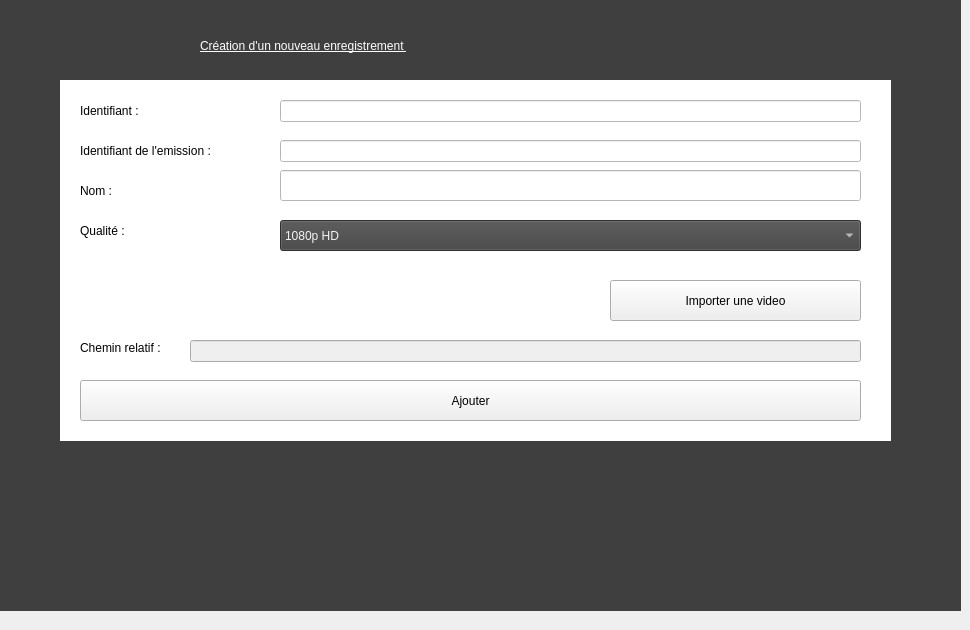
      <widget class="QWidget" name="tab_11">
       <attribute name="title">
        <string>Création </string>
       </attribute>
       <widget class="QLabel" name="label_79">
        <property name="geometry">
         <rect>
          <x>0</x>
          <y>-10</y>
          <width>961</width>
          <height>621</height>
         </rect>
        </property>
        <property name="styleSheet">
         <string notr="true">background-color: rgb(63, 63, 63);</string>
        </property>
        <property name="text">
         <string/>
        </property>
       </widget>
       <widget class="QLabel" name="label_80">
        <property name="geometry">
         <rect>
          <x>60</x>
          <y>80</y>
          <width>831</width>
          <height>361</height>
         </rect>
        </property>
        <property name="styleSheet">
         <string notr="true">background-color: rgb(255, 255, 255);</string>
        </property>
        <property name="text">
         <string/>
        </property>
       </widget>
       <widget class="QLineEdit" name="lineEdit_nomenr">
        <property name="geometry">
         <rect>
          <x>280</x>
          <y>170</y>
          <width>581</width>
          <height>31</height>
         </rect>
        </property>
        <property name="styleSheet">
         <string notr="true">background-color: rgb(255, 255, 255);</string>
        </property>
       </widget>
       <widget class="QPushButton" name="pushButton_30">
        <property name="geometry">
         <rect>
          <x>80</x>
          <y>380</y>
          <width>781</width>
          <height>41</height>
         </rect>
        </property>
        <property name="text">
         <string>Ajouter</string>
        </property>
       </widget>
       <widget class="QLabel" name="label_82">
        <property name="geometry">
         <rect>
          <x>80</x>
          <y>180</y>
          <width>171</width>
          <height>21</height>
         </rect>
        </property>
        <property name="text">
         <string>Nom :</string>
        </property>
       </widget>
       <widget class="QLabel" name="label_83">
        <property name="geometry">
         <rect>
          <x>80</x>
          <y>220</y>
          <width>221</width>
          <height>21</height>
         </rect>
        </property>
        <property name="text">
         <string>Qualité :</string>
        </property>
       </widget>
       <widget class="QComboBox" name="comboBox_qualite_enr">
        <property name="geometry">
         <rect>
          <x>280</x>
          <y>220</y>
          <width>581</width>
          <height>31</height>
         </rect>
        </property>
        <property name="styleSheet">
         <string notr="true">background-color: rgb(66, 66, 66);
color: rgb(243, 243, 243);</string>
        </property>
        <item>
         <property name="text">
          <string>1080p HD</string>
         </property>
        </item>
        <item>
         <property name="text">
          <string>720p</string>
         </property>
        </item>
        <item>
         <property name="text">
          <string>480p</string>
         </property>
        </item>
       </widget>
       <widget class="QPushButton" name="pushButton_impEng">
        <property name="geometry">
         <rect>
          <x>610</x>
          <y>280</y>
          <width>251</width>
          <height>41</height>
         </rect>
        </property>
        <property name="text">
         <string>Importer une video</string>
        </property>
       </widget>
       <widget class="QLabel" name="label_140">
        <property name="geometry">
         <rect>
          <x>200</x>
          <y>20</y>
          <width>591</width>
          <height>51</height>
         </rect>
        </property>
        <property name="styleSheet">
         <string notr="true">font: 16pt &quot;MS Shell Dlg 2&quot;;
text-decoration: underline;
color:rgb(255, 255, 255)</string>
        </property>
        <property name="text">
         <string>Création d'un nouveau enregistrement </string>
        </property>
       </widget>
       <widget class="QLabel" name="label_85">
        <property name="geometry">
         <rect>
          <x>80</x>
          <y>100</y>
          <width>191</width>
          <height>21</height>
         </rect>
        </property>
        <property name="text">
         <string>Identifiant :</string>
        </property>
       </widget>
       <widget class="QLineEdit" name="lineEdit_id_enr">
        <property name="geometry">
         <rect>
          <x>280</x>
          <y>100</y>
          <width>581</width>
          <height>22</height>
         </rect>
        </property>
        <property name="styleSheet">
         <string notr="true">background-color: rgb(255, 255, 255);</string>
        </property>
       </widget>
       <widget class="QLabel" name="label_86">
        <property name="geometry">
         <rect>
          <x>80</x>
          <y>140</y>
          <width>151</width>
          <height>21</height>
         </rect>
        </property>
        <property name="text">
         <string>Identifiant de l'emission :</string>
        </property>
       </widget>
       <widget class="QLineEdit" name="lineEdit_id_em_enr">
        <property name="geometry">
         <rect>
          <x>280</x>
          <y>140</y>
          <width>581</width>
          <height>22</height>
         </rect>
        </property>
        <property name="styleSheet">
         <string notr="true">background-color: rgb(255, 255, 255);</string>
        </property>
       </widget>
       <widget class="QLineEdit" name="lineEdit_cheminEnr">
        <property name="enabled">
         <bool>false</bool>
        </property>
        <property name="geometry">
         <rect>
          <x>190</x>
          <y>340</y>
          <width>671</width>
          <height>22</height>
         </rect>
        </property>
       </widget>
       <widget class="QLabel" name="label_81">
        <property name="geometry">
         <rect>
          <x>80</x>
          <y>340</y>
          <width>111</width>
          <height>16</height>
         </rect>
        </property>
        <property name="text">
         <string>Chemin relatif :</string>
        </property>
       </widget>
      </widget>
